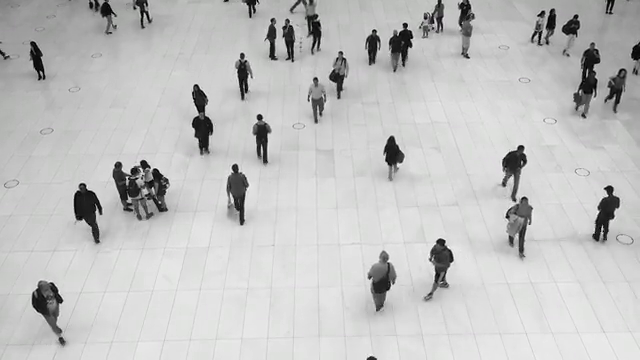
#> input picture frame 34 of 授業/授業/moving_peoples.mp4, 640 x 360 px
$ python 30.py
#> lines starting #> are read from the running program, lines starting #| are printed output that depends on the picture; after the words box and inside, x2 and y2 are one past the last pixel; in counts of white or black regions, pixels touching at a corner belong together
from collections import deque
from pathlib import Path

import cv2


next_tracker_id = 1


def _get_tracker_factory(factory_name):
 legacy = getattr(cv2, "legacy", None)
 for owner in (legacy, cv2):
  if owner is not None and hasattr(owner, factory_name):
   return getattr(owner, factory_name)
 return None


def _get_multitracker_factory():
 legacy = getattr(cv2, "legacy", None)
 for owner in (legacy, cv2):
  if owner is not None and hasattr(owner, "MultiTracker_create"):
   return getattr(owner, "MultiTracker_create")
 return None


TRACKER_SPECS = [
 (1, "MedianFlow", "TrackerMedianFlow_create"),
 (2, "Boosting", "TrackerBoosting_create"),
 (3, "MIL", "TrackerMIL_create"),
 (4, "TLD", "TrackerTLD_create"),
 (5, "KCF", "TrackerKCF_create"),
 (6, "MOSSE", "TrackerMOSSE_create"),
 (7, "CSRT", "TrackerCSRT_create"),
]


TRACKER_TYPES = {}
for key, name, factory_name in TRACKER_SPECS:
 factory = _get_tracker_factory(factory_name)
 if factory is not None:
  TRACKER_TYPES[key] = (name, factory)


if not TRACKER_TYPES:
 raise RuntimeError("利用可能な OpenCV トラッカーが見つかりません")


MULTITRACKER_FACTORY = _get_multitracker_factory()
if MULTITRACKER_FACTORY is None:
 raise RuntimeError("利用可能な OpenCV MultiTracker が見つかりません")


tracker_type = 1 if 1 in TRACKER_TYPES else next(iter(TRACKER_TYPES))

COLORS = [
 (0, 255, 0),
 (0, 0, 255),
 (255, 0, 0),
 (0, 255, 255),
 (255, 255, 0),
 (255, 0, 255),
 (0, 128, 255),
 (255, 128, 0),
]


def create_tracker():
 return TRACKER_TYPES[tracker_type][1]()


def create_multitracker():
 return MULTITRACKER_FACTORY()


def show_tracker_menu():
 print("\n=== 利用可能なトラッキングアルゴリズム ===")
 for key, (name, _) in TRACKER_TYPES.items():
  print(f"{key}: {name}")
 print("=======================================")
 print("キーボード操作:")
 print("  s: 一時停止")
 print("  p: 再生")
 print("  d: 現在のフレームで人物を再検出")
 print("  a: 手動で ROI を追加")
 print("  c: 全追跡の削除")
 print("  ESC: 終了")


def _cascade_paths():
 local_dir = Path(__file__).resolve().parent
 return [
  local_dir / "haarcascade_fullbody.xml",
  Path(cv2.data.haarcascades) / "haarcascade_fullbody.xml",
 ]


import os

def load_cascade():
 for path in _cascade_paths():
  if path.exists():
   old_cwd = os.getcwd()
   try:
    os.chdir(path.parent)
    cascade = cv2.CascadeClassifier(path.name)
    if not cascade.empty():
     return cascade, str(path)
   finally:
    os.chdir(old_cwd)
#> in main, frame is the input picture: shape (360, 640, 3); mean B, G, R 193.5, 193.8, 193.6
 raise RuntimeError("haarcascade_fullbody.xml を読み込めません")


def _iou(box1, box2):
 x1, y1, w1, h1 = box1
 x2, y2, w2, h2 = box2

 x1b = x1 + w1
 y1b = y1 + h1
 x2b = x2 + w2
 y2b = y2 + h2

 ix1 = max(x1, x2)
 iy1 = max(y1, y2)
 ix2 = min(x1b, x2b)
 iy2 = min(y1b, y2b)

 iw = max(0, ix2 - ix1)
 ih = max(0, iy2 - iy1)
 inter = iw * ih
 if inter <= 0:
  return 0.0

 area1 = w1 * h1
 area2 = w2 * h2
 union = area1 + area2 - inter
 if union <= 0:
  return 0.0

 return inter / union


def _merge_overlapping_boxes(boxes, iou_threshold=0.35):
 if not boxes:
  return []

 # 大きい候補から採用し、重複する候補は除外する。
 sorted_boxes = sorted(boxes, key=lambda b: b[2] * b[3], reverse=True)
 merged = []

 for box in sorted_boxes:
  if all(_iou(box, kept) < iou_threshold for kept in merged):
   merged.append(box)

 return merged


def detect_people(frame, cascade):
 gray = cv2.cvtColor(frame, cv2.COLOR_BGR2GRAY)

 # 演習課題（図のサンプル）に合わせた高頻度な検出パラメータ
 detections = cascade.detectMultiScale(
  gray,
  scaleFactor=1.005,
  minNeighbors=1,
  minSize=(10, 20),
 )
#> detections = 32 rows, first 6: [417, 10, 16, 33], [326, 53, 25, 50], [359, 23, 24, 48], [228, 48, 29, 57], [430, 0, 18, 36], [302, 8, 26, 52]

 all_detections = []
 for x, y, w, h in detections:
  # 動画の人物サイズに合わせて、巨大過ぎる誤検出を除外
  if w * h < 5000 and w * h > 200:
   all_detections.append((int(x), int(y), int(w), int(h)))
#> this loop made 32 passes
#> (x, y, w, h) on passes 1 to 12: (417, 10, 16, 33), (326, 53, 25, 50), (359, 23, 24, 48), (228, 48, 29, 57), (430, 0, 18, 36), (302, 8, 26, 52), (276, 13, 26, 53), (603, 70, 25, 49), (299, 64, 35, 69), (380, 18, 33, 66), (376, 127, 30, 59), (361, 249, 36, 73)
#> after the loop, all_detections = 23 items, first 6: (417, 10, 16, 33), (326, 53, 25, 50), (359, 23, 24, 48), (228, 48, 29, 57), (430, 0, 18, 36), (302, 8, 26, 52)

 merged = _merge_overlapping_boxes(all_detections, iou_threshold=0.3)
#> in _merge_overlapping_boxes, `sorted_boxes = sorted(boxes, key=lambda b: b[2] * b[3], reverse=True)`: sorted_boxes = 23 items, first 6: (253, 2, 48, 96), (62, 169, 42, 85), (579, 169, 42, 85), (108, 159, 41, 83), (361, 249, 36, 73), (522, 1, 36, 71)
#> the loop in _merge_overlapping_boxes, `for box in sorted_boxes:` made 23 passes
#> box on passes 1, 11, 12, 13, 14, 15, 16, 17, 18, 19, 20, 21: (253, 2, 48, 96), (376, 127, 30, 59), (228, 48, 29, 57), (258, 10, 29, 57), (589, 194, 28, 55), (276, 13, 26, 53), (28, 40, 26, 53), (302, 8, 26, 52), (322, 92, 26, 51), (326, 53, 25, 50), (603, 70, 25, 49), (359, 23, 24, 48)
 return merged


# [27 lines left out: function select_multiple_rois, not called in this run]


def rebuild_multitracker(frame, tracker_infos):
 multitracker = create_multitracker()
 alive_infos = []

 for info in tracker_infos:
  x, y, w, h = info["bbox"]
  if w <= 0 or h <= 0:
   continue

  tracker = create_tracker()
  try:
   ok = multitracker.add(tracker, frame, (x, y, w, h))
  except Exception:
   ok = False

  if ok:
   alive_infos.append(info)

 return multitracker, alive_infos


def build_tracker_infos(rois):
 global next_tracker_id

 tracker_infos = []
 for x, y, w, h in rois:
  tracker_id = next_tracker_id
  next_tracker_id += 1
  tracker_infos.append(
   {
    "id": tracker_id,
    "color": COLORS[(tracker_id - 1) % len(COLORS)],
    "pts": deque([(int(x + w / 2), int(y + h / 2))], maxlen=100),
    "bbox": (x, y, w, h),
   }
  )
#> this loop made 21 passes
 return tracker_infos


def initialize_from_cascade(frame, cascade):
 rois = detect_people(frame, cascade)
 tracker_infos = build_tracker_infos(rois)
 multitracker, tracker_infos = rebuild_multitracker(frame, tracker_infos)
#> the loop in rebuild_multitracker, `for info in tracker_infos:` made 21 passes
#| 初期フレームで 21 個の人物を検出しました
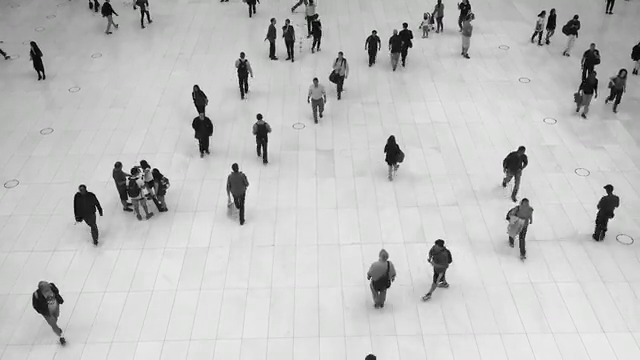
#> input picture frame 35 of 授業/授業/moving_peoples.mp4, 640 x 360 px
#> in main, frame is the input picture: shape (360, 640, 3); mean B, G, R 193.3, 193.7, 193.5
 return multitracker, tracker_infos, len(tracker_infos)


# [12 lines left out: function add_rois, not called in this run]


def update_trackers(frame, multitracker, tracker_infos):
 if not tracker_infos:
  return multitracker, []

 _, boxes = multitracker.update(frame)

 active_infos = []
 for info, bbox in zip(tracker_infos, boxes):
  x, y, w, h = bbox
  info["bbox"] = (x, y, w, h)
  cx = int(x + w / 2)
  cy = int(y + h / 2)
  info["pts"].append((cx, cy))
  active_infos.append(info)
#> this loop made 21 passes
#> bbox on passes 1 to 12: [253, 2.03, 47.97, 95.95], [62.22, 170.8, 41.52, 84.04], [578.7, 168, 42.21, 85.42], [108, 159, 41.01, 83.01], [360.7, 247.4, 36.06, 73.12], [522, 0.972, 36.04, 71.08], [420.8, 226.9, 34.77, 70.53], [298.8, 64.47, 35.26, 69.52], [380.1, 18.03, 32.69, 65.37], [22.49, 276.6, 32.71, 64.43], [376, 126.9, 30, 59], [227.9, 46.95, 29.39, 57.77]

 return multitracker, active_infos


def draw_tracks(frame, trackers):
 for t in trackers:
  pts = t["pts"]
  color = t["color"]
  if len(pts) > 1:
   for i in range(1, len(pts)):
    if pts[i - 1] is None or pts[i] is None:
     continue
    cv2.line(frame, pts[i - 1], pts[i], color, 2)


# [10 lines left out: function draw_label, not called in this run]


def draw_boxes(frame, trackers):
 for t in trackers:
  bbox = t.get("bbox")
  if bbox is None:
   continue
  x, y, w, h = bbox
  p1 = (int(x), int(y))
  p2 = (int(x + w), int(y + h))
  color = t["color"]
  cv2.rectangle(frame, p1, p2, color, 2)
#> this loop made 21 passes
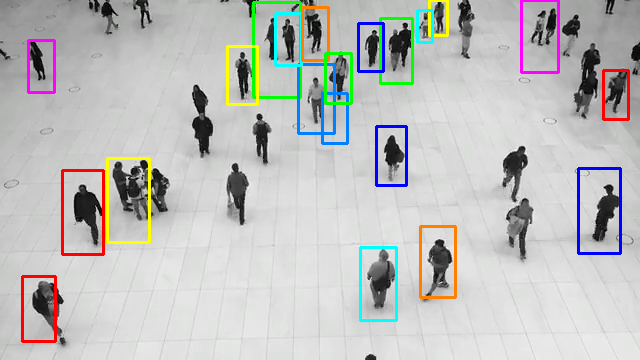
#> frame: shape (360, 640, 3); 4.85% of pixels changed, all inside (x1, y1, x2, y2) = (21, 0, 630, 343)


def main():
 global tracker_type

 show_tracker_menu()

 cascade, cascade_path = load_cascade()
 print(f"カスケード分類器: {cascade_path}")

 video_path = r"C:\Users\ktc\Desktop\消さないでね\授業\授業\moving_peoples.mp4"
 cap = cv2.VideoCapture(video_path)
 if not cap.isOpened():
  print(f"エラー: {video_path} を開けません")
  return

 cv2.namedWindow("original", cv2.WINDOW_NORMAL)

 ret, frame = cap.read()
 if not ret:
  print("エラー: 最初のフレームを取得できません")
  cap.release()
  return

 frame_s = frame.copy()
 multitracker, tracker_infos, detected_count = initialize_from_cascade(frame_s, cascade)
 if detected_count > 0:
  print(f"初期フレームで {detected_count} 個の人物を検出しました")
 else:
  print("初期フレームで人物を検出できませんでした。d で再検出、a で手動追加できます")

 pause = False
 current_tracker_name = TRACKER_TYPES[tracker_type][0]

 while True:
  if pause:
   frame_d = frame_s.copy()
   draw_boxes(frame_d, tracker_infos)
   draw_tracks(frame_d, tracker_infos)

   title = f"Paused | Tracker: {current_tracker_name} | d: detect, a: add ROI, p: play"
   cv2.setWindowTitle("original", title)
   cv2.imshow("original", frame_d)
  else:
   ret, frame = cap.read()
   if not ret:
    cap.set(cv2.CAP_PROP_POS_FRAMES, 0)
    ret, frame = cap.read()
    if not ret:
     break

   frame_s = frame.copy()
   multitracker, tracker_infos = update_trackers(frame, multitracker, tracker_infos)
   draw_boxes(frame, tracker_infos)
   draw_tracks(frame, tracker_infos)
#> the loop in draw_tracks, `for t in trackers:` made 21 passes
#> after the loop in draw_tracks, `for t in trackers:`:
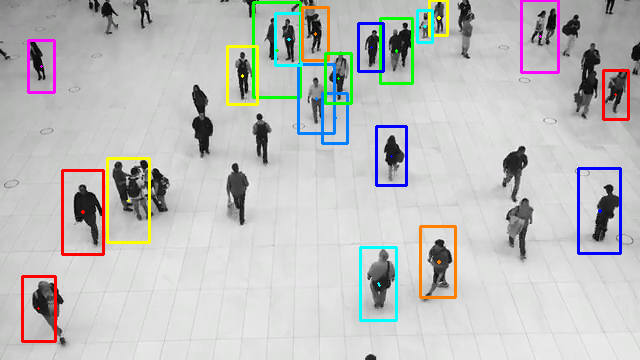
#> frame: shape (360, 640, 3); 0.07% of pixels changed, all inside (x1, y1, x2, y2) = (37, 16, 617, 310)

   title = f"Tracking | Tracker: {current_tracker_name} | s: pause"
   cv2.setWindowTitle("original", title)
   cv2.imshow("original", frame)

  key = cv2.waitKey(30) & 0xFF
#> (key Esc is pressed here)

  if key == 27:
   break
  if key == ord("s"):
   pause = True
   continue
  if key == ord("p"):
   pause = False
   continue
  if key == ord("d") and pause:
   multitracker, tracker_infos, n = initialize_from_cascade(frame_s, cascade)
   if n > 0:
    print(f"人物を {n} 個再検出しました")
   else:
    print("人物を再検出できませんでした")
   continue
  if key == ord("a") and pause:
   multitracker, tracker_infos, n, reason = add_rois(frame_s, multitracker, tracker_infos)
   if n > 0:
    print(f"ROIを {n} 個追加しました")
   else:
    print(f"ROIの追加に失敗しました: {reason}")
   continue
  if key == ord("c"):
   tracker_infos.clear()
   multitracker = create_multitracker()
   print("追跡をすべて削除しました")
   continue
  if key in range(ord("1"), ord("8")):
   new_type = int(chr(key))
   if new_type in TRACKER_TYPES:
    tracker_type = new_type
    current_tracker_name = TRACKER_TYPES[tracker_type][0]
    print(f"\nトラッカーを '{current_tracker_name}' に変更しました")
    pause = True
    multitracker, tracker_infos = rebuild_multitracker(frame_s, tracker_infos)

 cap.release()
 cv2.destroyAllWindows()


if __name__ == "__main__":
 main()

$ run again, starting later in the video
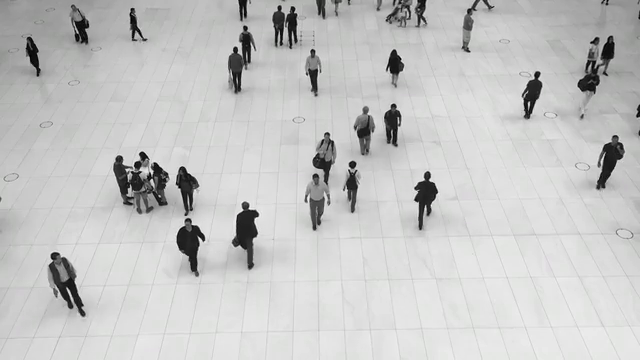
#> input picture frame 153 of 授業/授業/moving_peoples.mp4, 640 x 360 px
#> in main, frame is the input picture: shape (360, 640, 3); mean B, G, R 196.6, 196.9, 196.7
#> detections = 31 rows, first 6: [336, 157, 30, 60], [381, 42, 26, 52], [219, 35, 33, 65], [592, 170, 18, 36], [267, 3, 22, 45], [297, 165, 38, 75]
#> the loop in detect_people, `for x, y, w, h in detections:` made 31 passes
#> after the loop in detect_people, `for x, y, w, h in detections:`: all_detections = 25 items, first 6: (336, 157, 30, 60), (381, 42, 26, 52), (219, 35, 33, 65), (592, 170, 18, 36), (267, 3, 22, 45), (297, 165, 38, 75)
#> sorted_boxes = 25 items, first 6: (162, 122, 50, 99), (39, 241, 48, 95), (370, 1, 46, 91), (224, 194, 43, 86), (169, 205, 41, 81), (297, 165, 38, 75)
#> the loop in _merge_overlapping_boxes, `for box in sorted_boxes:` made 25 passes
#> box on passes 1, 11, 12, 13, 14, 15, 16, 17: (162, 122, 50, 99), (169, 153, 33, 67), (219, 35, 33, 65), (512, 61, 33, 65), (297, 38, 32, 64), (336, 157, 30, 60), (349, 100, 30, 60), (376, 93, 30, 59)
#> the loop in build_tracker_infos, `for x, y, w, h in rois:` made 23 passes
#> the loop in rebuild_multitracker, `for info in tracker_infos:` made 23 passes
#| 初期フレームで 23 個の人物を検出しました
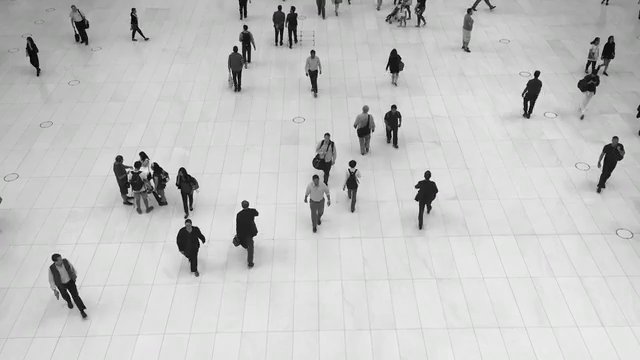
#> input picture frame 154 of 授業/授業/moving_peoples.mp4, 640 x 360 px
#> in main, frame is the input picture: shape (360, 640, 3); mean B, G, R 196.4, 196.9, 196.6
#> the loop in update_trackers, `for info, bbox in zip(tracker_infos, boxes):` made 23 passes
#> bbox on passes 1 to 8: [162, 122.1, 50.02, 99.04], [39.96, 242.7, 47.54, 94.08], [370.2, 1.11, 45.73, 90.46], [223.8, 192.9, 43.51, 87.02], [169.2, 205.9, 40.74, 80.48], [297.1, 166.1, 37.82, 74.65], [305.9, 121.7, 38.16, 75.32], [569, 54.32, 37.1, 75.19]
#> the loop in draw_boxes, `for t in trackers:` made 23 passes
#> the loop in draw_tracks, `for t in trackers:` made 23 passes
#> after the loop in draw_tracks, `for t in trackers:`:
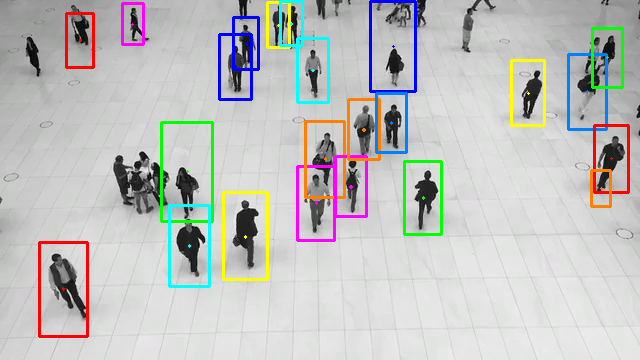
#> frame: shape (360, 640, 3); mean B, G, R 192.4, 193.7, 193.1

$ run again, starting later in the video
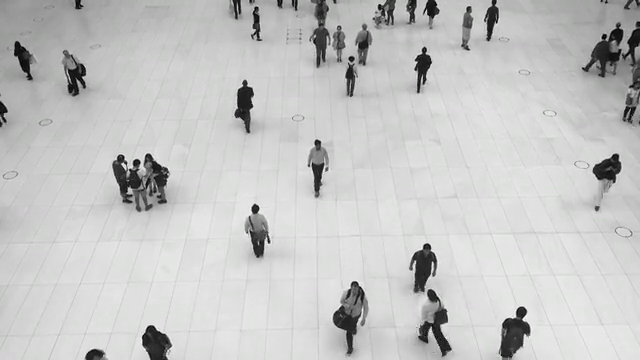
#> input picture frame 272 of 授業/授業/moving_peoples.mp4, 640 x 360 px
#> in main, frame is the input picture: shape (360, 640, 3); mean B, G, R 196.9, 197.3, 197
#> detections = 15 rows, first 6: [513, 299, 15, 30], [479, 4, 20, 41], [330, 31, 38, 76], [239, 198, 36, 72], [404, 31, 33, 66], [299, 130, 37, 73]
#> the loop in detect_people, `for x, y, w, h in detections:` made 15 passes
#> after the loop in detect_people, `for x, y, w, h in detections:`: all_detections = [(513, 299, 15, 30), (479, 4, 20, 41), (330, 31, 38, 76), (239, 198, 36, 72), (404, 31, 33, 66), (299, 130, 37, 73), (304, 10, 32, 64), (331, 289, 35, 70), (587, 26, 30, 59), (56, 37, 35, 71), (227, 71, 34, 68), (254, 225, 34, 69)]
#> sorted_boxes = [(330, 31, 38, 76), (299, 130, 37, 73), (239, 198, 36, 72), (56, 37, 35, 71), (331, 289, 35, 70), (254, 225, 34, 69), (227, 71, 34, 68), (404, 31, 33, 66), (304, 10, 32, 64), (587, 26, 30, 59), (479, 4, 20, 41), (513, 299, 15, 30)]
#> the loop in _merge_overlapping_boxes, `for box in sorted_boxes:` made 12 passes
#> the loop in build_tracker_infos, `for x, y, w, h in rois:` made 12 passes
#> the loop in rebuild_multitracker, `for info in tracker_infos:` made 12 passes
#| 初期フレームで 12 個の人物を検出しました
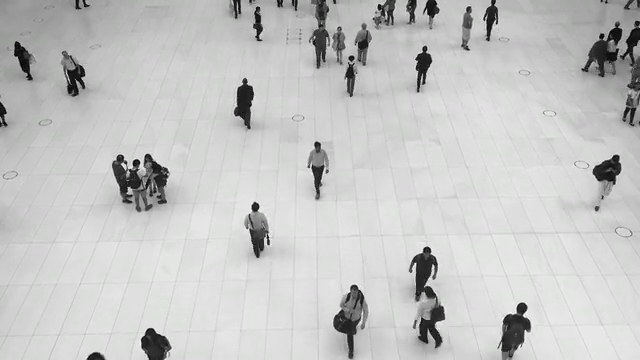
#> input picture frame 273 of 授業/授業/moving_peoples.mp4, 640 x 360 px
#> in main, frame is the input picture: shape (360, 640, 3); mean B, G, R 196.7, 197.3, 196.9
#> the loop in update_trackers, `for info, bbox in zip(tracker_infos, boxes):` made 12 passes
#> bbox on passes 1 to 8: [330.1, 31.18, 37.77, 75.54], [299.2, 132.4, 36.63, 72.26], [238.8, 195.8, 36.46, 72.91], [55.26, 37.84, 34.94, 70.87], [330.7, 292.9, 35.01, 70.01], [253.7, 224, 34.87, 70.77], [226.5, 68.78, 34.57, 69.13], [404.1, 30.3, 32.95, 65.9]
#> the loop in draw_boxes, `for t in trackers:` made 12 passes
#> the loop in draw_tracks, `for t in trackers:` made 12 passes
#> after the loop in draw_tracks, `for t in trackers:`:
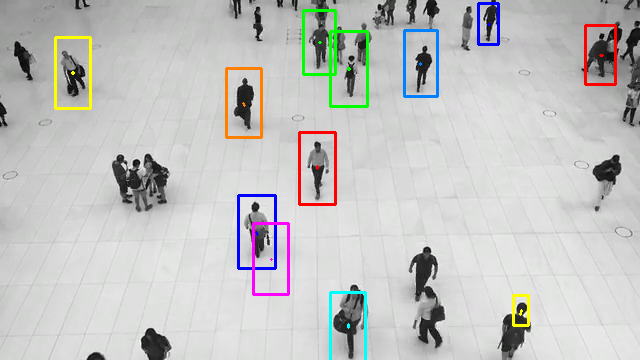
#> frame: shape (360, 640, 3); mean B, G, R 194.4, 195.5, 195.2
